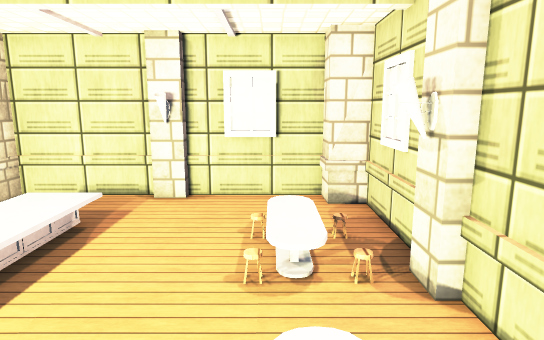
view 1 (above)

16 first-person views from a walk through a Unity game level. The camera is 1.4 m above the floor, tilts 10° down and sees 75° across. The floor is counted in squares, 0.5 m on a side. Each view is taken from the middle of a square. On the plan, view 1 faces up. The plan holds only what a view shows up to about 20 squares ahead; the rest is blank. Some surface patterns are stand-ins.

view 2
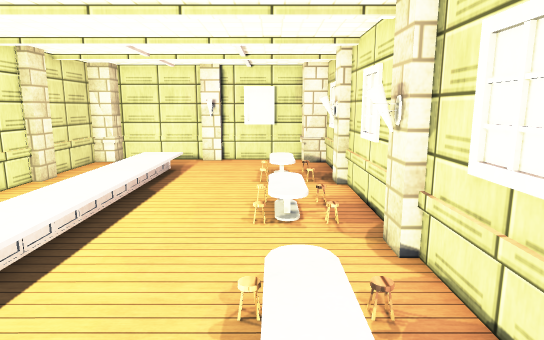

view 3
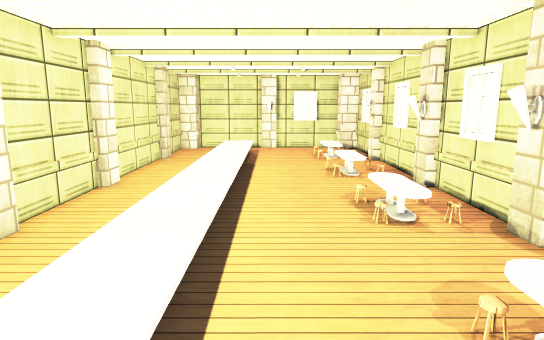

view 4
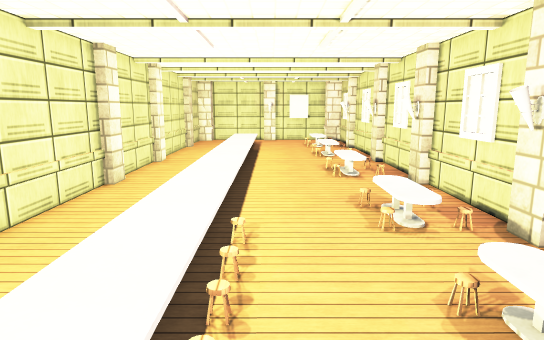

view 5
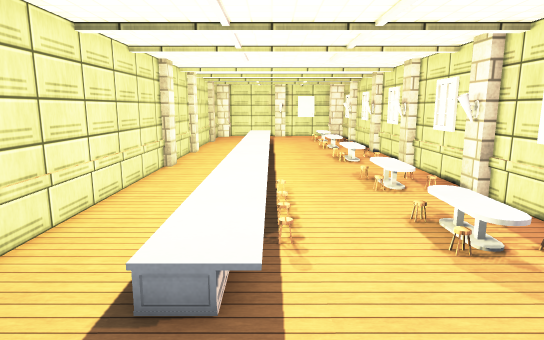

view 6
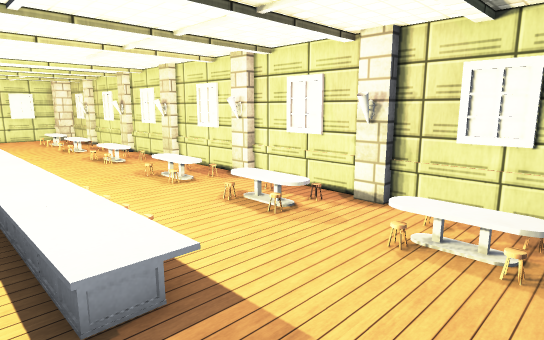

view 7
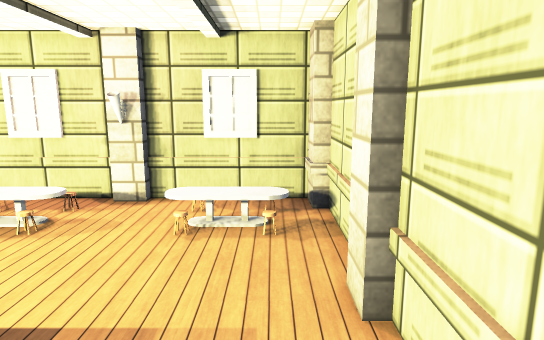

view 8
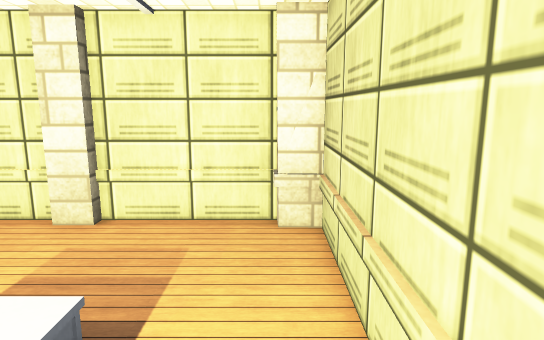

view 9
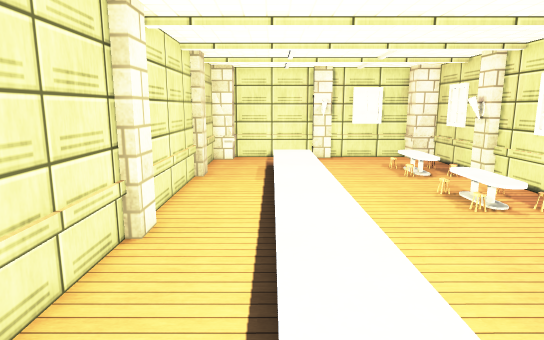

view 10
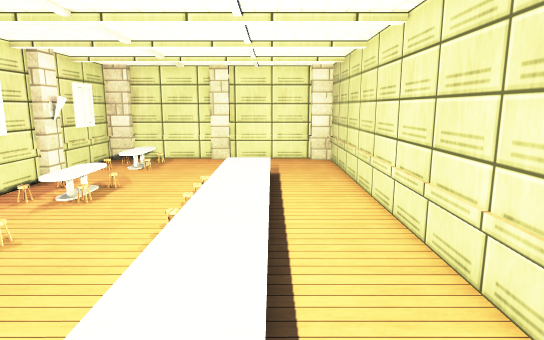

view 11
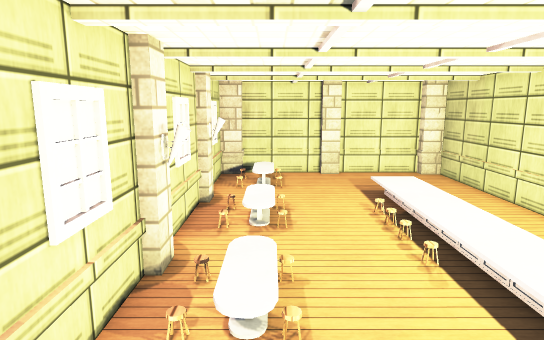

view 12
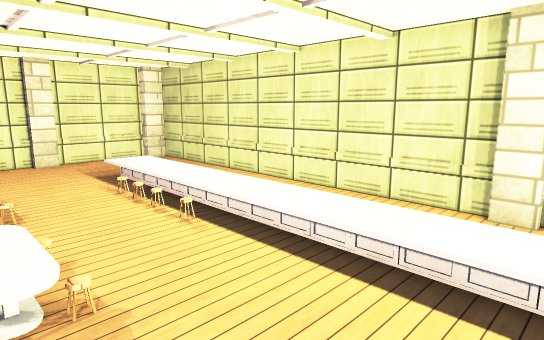

view 13
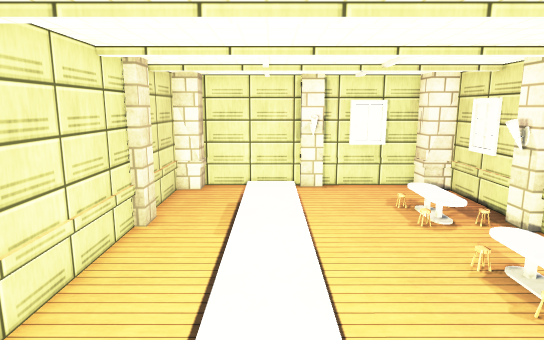

view 14
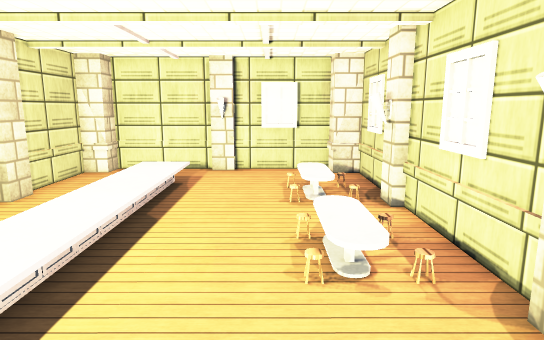

view 15
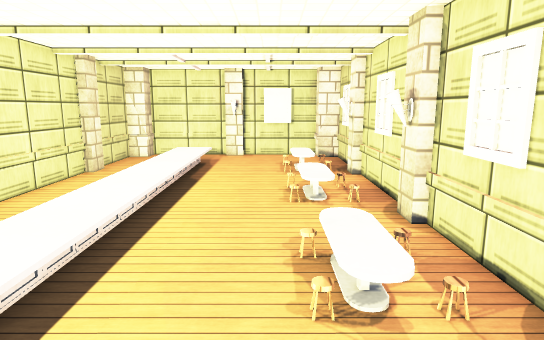

view 16
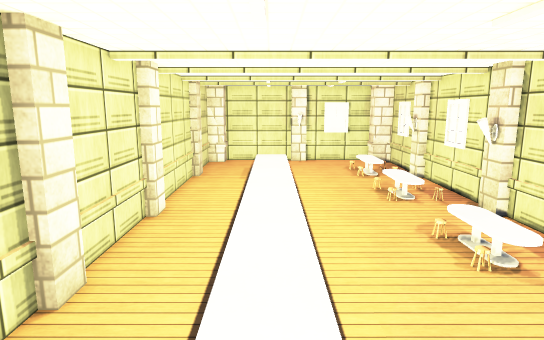

### Floor plan
Key: @ floor where view 1 was taken; # wall or solid block; . main floor; : floor 0.5 m higher than the main floor; / step, stairs or slope; P pillar; O other object.
Columns run from 9 left of view 1 to 3 right of it. Each row starts with its distance up from view 1.
 11  P####P######
 10 #P....O....P#
  9 #...........#
  8 #../:/......#
  7 #../:/...O..#
  6 P../:/...O..#
  5 #../:/.....P#
  4 #../:/......#
  3 #../:/......#
  2 #../:/...O..#
  1 #../:/...O..#
  0 #../:/...@..#
 -1 P../:/.....P#
 -2 #../:/......#
 -3 #../:/...//.#
 -4 #../:/...//.#
 -5 #../:/...//.#
 -6 #../:/...//.#
 -7 P../:/.....P#
 -8 #../:/......#
 -9 #../:/......#
-10 #../:/...O..#
-11 #../:/...O..#
-12 #../:/...O..#
-13 #../:/.....P#
-14 #../:/......#
-15 #../:/......#
-16 #../:/...O..#
-17 #../:/...O..#
-18 #../:/.....##
-19 #../:/.....P#
-20 #...........#
-21 #........O..#
-22 #........O..#
-23 #........O..#
-24 PP....P....P#
-25  P#########P

Positions as (right, up) in squares from view 1, and headings:
1: (0, 0), facing up
2: (0, -8), facing up
3: (-3, -14), facing up
4: (-3, -20), facing up
5: (-4, -24), facing up
6: (-7, -24), facing up-right
7: (-8, -23), facing right
8: (-8, -16), facing down
9: (-6, -9), facing up
10: (-6, -5), facing down
11: (0, -5), facing down
12: (1, -5), facing down-left
13: (-5, -5), facing up
14: (-1, -5), facing up
15: (-1, -10), facing up
16: (-5, -13), facing up
